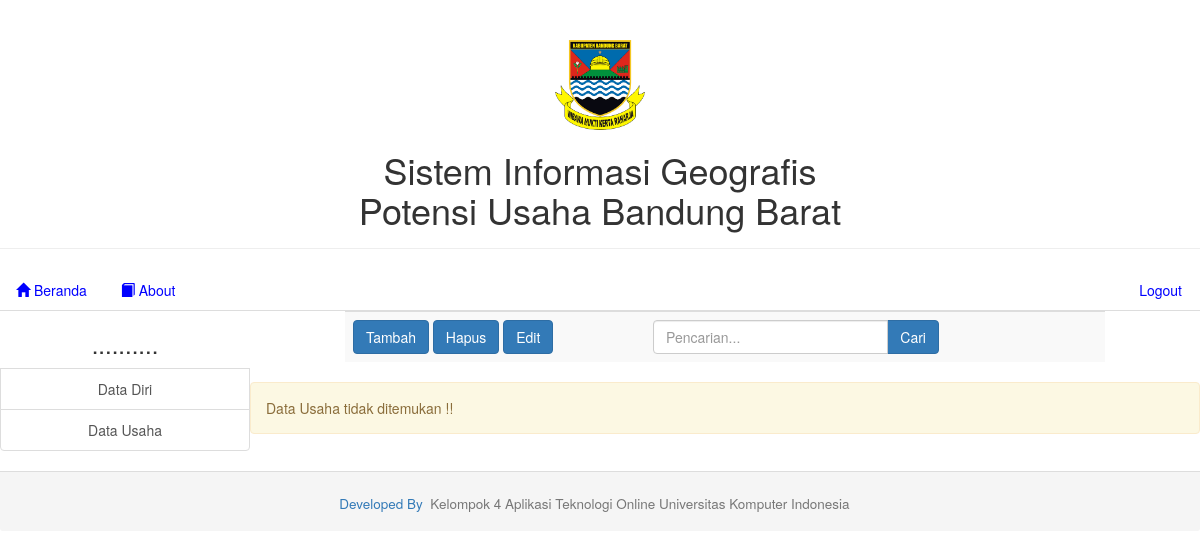
Before: /pemilik_usaha/usaha_view.php with the older database file.
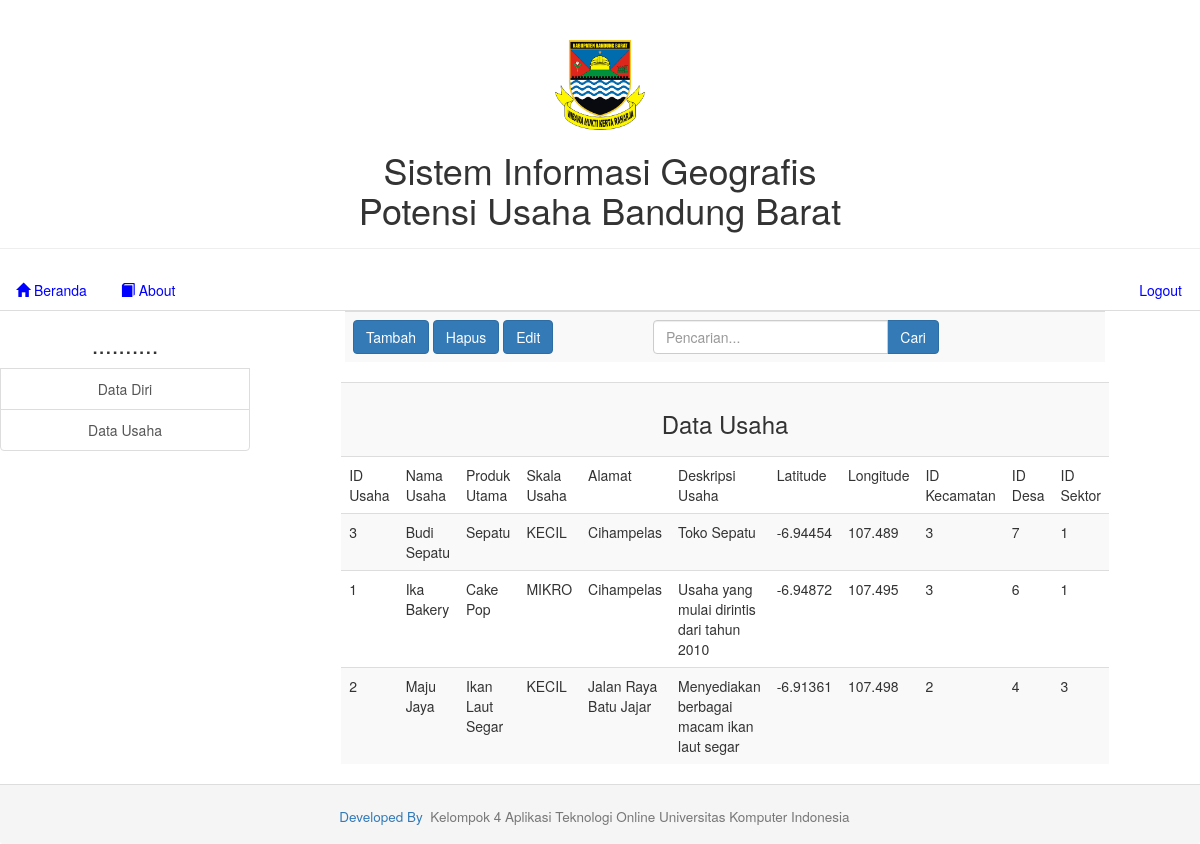
After: the same page with the newer database file.
### tables this page shows
CREATE TABLE IF NOT EXISTS `data_usaha` (
`id_usaha` int(11) NOT NULL,
  `nama_usaha` varchar(30) NOT NULL,
  `produk_utama` varchar(20) NOT NULL,
  `alamat_usaha` varchar(50) NOT NULL,
  `deskripsi_usaha` varchar(100) NOT NULL,
  `lat` float NOT NULL,
  `lng` float NOT NULL,
  `id_kec` int(11) NOT NULL,
  `id_desa` int(11) NOT NULL,
  `id_sektor` int(11) NOT NULL,
  `skala` enum('MIKRO','KECIL','MENENGAH') NOT NULL,
  `dihapus` char(1) DEFAULT 'T',
  `aktivasi` enum('ACTIVE','DEACTIVE') NOT NULL DEFAULT 'DEACTIVE'
);

### pemilik_usaha/usaha_view.php (the view, shortened to what this page needs)
<!DOCTYPE html>
<html lang="en">
  <head>
    <?php include("lib_func.php"); ?>
    <link href="css/bootstrap.min.css" rel="stylesheet">
  </head>
  <body>
    <table width="100%" align="center" border=0 >
      <tr>
        <td colspan=2 align="center" >
        </td>
      </tr>
      <tr>
        <td width="250px" valign="top">
        </td>
        <td valign="top" >
          <table class="table table-striped" align="center">
            <tr>
              <td align="left" width="300px">
                <a href="usaha_form_tambah.php"><button type="button" class="btn btn-primary">Tambah</button></a>
                <a href="usaha_hapus.php"><button type="button" class="btn btn-primary">Hapus</button></a>
                <a href="usaha_edit.php"><button type="button" class="btn btn-primary">Edit</button></a>
              </td>
              <td align="center">
                <div class="row">
                  <div class="col-lg-8">
                    <div class="input-group">
                      <input type="text" class="form-control" placeholder="Pencarian...">
                      <span class="input-group-btn">
                        <button class="btn btn-primary" type="button">Cari</button>
                      </span>
                    </div>
                  </div>
                </div>
              </td>
            </tr>
          </table>
          <?php
            $link=koneksi_db();
            $sql="select * from data_usaha order by nama_usaha";
            $res=mysql_query($sql,$link);
            $banyakrecord=mysql_num_rows($res);
            if($banyakrecord>0){
              ?>
              <table class="table table-striped" align="center">
                <tr>
                  <td colspan=11 align="center" valign="middle"><font></font><h3>Data Usaha</h3></td>
                </tr>
                <tr>
                  <td>ID Usaha</td>
                  <td>Nama Usaha</td>
                  <td>Produk Utama</td>
                  <td>Skala Usaha</td>
                  <td>Alamat</td>
                  <td>Deskripsi Usaha</td>
                  <td>Latitude</td>
                  <td>Longitude</td>
                  <td>ID Kecamatan</td>
                  <td>ID Desa</td>
                  <td>ID Sektor</td>
                </tr>
                <?php
                  while($data=mysql_fetch_array($res)){
                    ?>
                    <tr>
                      <td>
                        <?php echo $data['id_usaha'];?>
                      </td>
                      <td>
                        <?php echo $data['nama_usaha'];?>
                      </td>
                      <td>
                        <?php echo $data['produk_utama'];?>
                      </td>
                      <td>
                        <?php echo $data['skala'];?>
                      </td>
                      <td>
                        <?php echo $data['alamat_usaha'];?>
                      </td>
                      <td>
                        <?php echo $data['deskripsi_usaha'];?>
                      </td>
                      <td>
                        <?php echo $data['lat'];?>
                      </td>
                      <td>
                        <?php echo $data['lng'];?>
                      </td>
                      <td>
                        <?php echo $data['id_kec'];?>
                      </td>
                      <td>
                        <?php echo $data['id_desa'];?>
                      </td>
                      <td>
                        <?php echo $data['id_sektor'];?>
                      </td>
                    </tr>
                    <?php
                  }?>
            </table>
            <?php
        }else{
          ?>
          <div class="alert alert-warning" role="alert">Data Usaha tidak ditemukan !!</div>
          <?php
        }?>
              </table>
      <tr>
        <td colspan=2>
        </td>
      </tr>
  </body>
</html>

Changed rows visible on the page:
added data_usaha: id_usaha "3", nama_usaha "Budi Sepatu", produk_utama "Sepatu", skala "KECIL", alamat_usaha "Cihampelas", deskripsi_usaha "Toko Sepatu", lat "-6.94454", lng "107.489", id_kec "3", id_desa "7", id_sektor "1"
added data_usaha: id_usaha "1", nama_usaha "Ika Bakery", produk_utama "Cake Pop", skala "MIKRO", alamat_usaha "Cihampelas", deskripsi_usaha "Usaha yang mulai dirintis dari tahun 2010", lat "-6.94872", lng "107.495", id_kec "3", id_desa "6", id_sektor "1"
added data_usaha: id_usaha "2", nama_usaha "Maju Jaya", produk_utama "Ikan Laut Segar", skala "KECIL", alamat_usaha "Jalan Raya Batu Jajar", deskripsi_usaha "Menyediakan berbagai macam ikan laut segar", lat "-6.91361", lng "107.498", id_kec "2", id_desa "4", id_sektor "3"
Other visible differences:
text no longer shown: "Data Usaha tidak ditemukan !!"
text now shown: "Data Usaha ID Usaha Nama Usaha Produk Utama Skala Usaha Alamat Deskripsi Usaha Latitude Longitude ID Kecamatan ID Desa ID Sektor"
